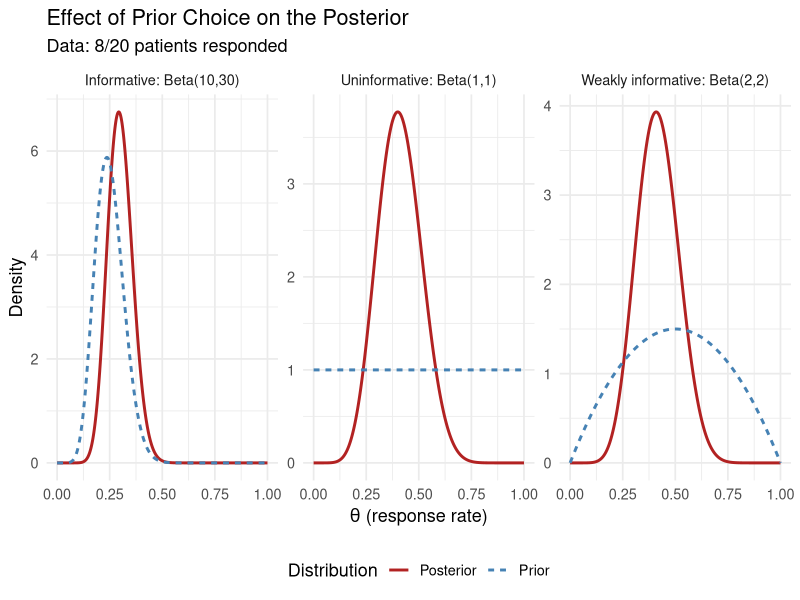
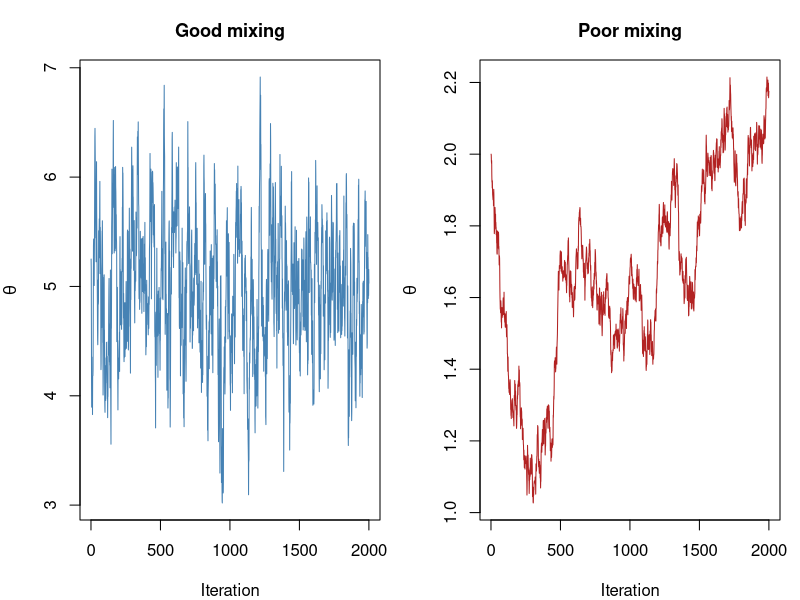
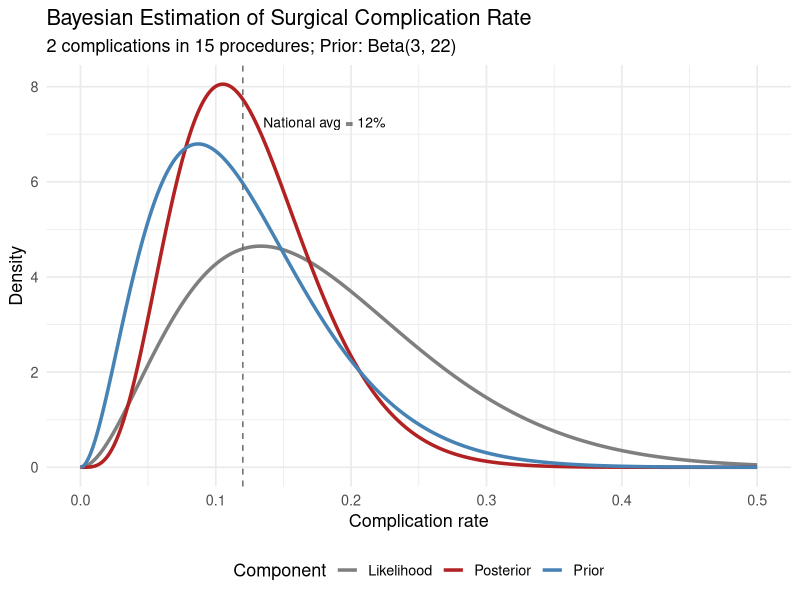
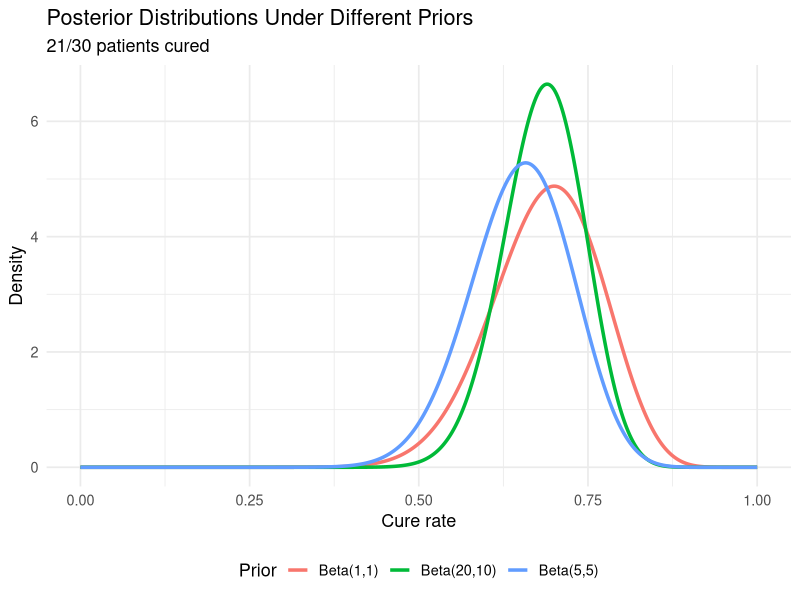

Reproduce these figures in R, in order.
## ---- chunk 1
#| include: false
library(tidyverse)
library(knitr)
## ---- chunk 2
#| label: fig-beta-priors
#| fig-cap: "Three Beta priors and their posteriors after observing 8 responses in 20 patients."
#| fig-width: 10
#| fig-height: 5

library(tidyverse)

# Observed data: 8 successes out of 20 trials
y <- 8; n <- 20

# Define three priors
priors <- tibble(
  prior_name = c("Uninformative: Beta(1,1)",
                 "Weakly informative: Beta(2,2)",
                 "Informative: Beta(10,30)"),
  alpha0 = c(1, 2, 10),
  beta0  = c(1, 2, 30)
)

theta <- seq(0, 1, length.out = 500)

# Build plotting data
plot_data <- priors %>%
  rowwise() %>%
  reframe(
    prior_name = prior_name,
    theta = theta,
    Prior     = dbeta(theta, alpha0, beta0),
    Posterior = dbeta(theta, alpha0 + y, beta0 + n - y)
  ) %>%
  pivot_longer(cols = c(Prior, Posterior),
               names_to = "Distribution", values_to = "Density")

ggplot(plot_data, aes(x = theta, y = Density, colour = Distribution,
                       linetype = Distribution)) +
  geom_line(linewidth = 1) +
  facet_wrap(~ prior_name, scales = "free_y") +
  scale_colour_manual(values = c("Prior" = "steelblue", "Posterior" = "firebrick")) +
  labs(x = expression(theta ~ "(response rate)"),
       y = "Density",
       title = "Effect of Prior Choice on the Posterior",
       subtitle = "Data: 8/20 patients responded") +
  theme_minimal(base_size = 13) +
  theme(legend.position = "bottom")
## ---- chunk 3
#| label: credible-interval-demo

# Posterior from weakly informative prior Beta(2,2) + data (8/20)
alpha_post <- 2 + 8
beta_post  <- 2 + 12

# 95% credible interval (equal-tailed)
ci_95 <- qbeta(c(0.025, 0.975), alpha_post, beta_post)
cat("Posterior mean:", alpha_post / (alpha_post + beta_post), "\n")
cat("95% credible interval:", round(ci_95, 3), "\n")

# Probability that response rate exceeds 30%
prob_gt_30 <- 1 - pbeta(0.30, alpha_post, beta_post)
cat("P(theta > 0.30 | data):", round(prob_gt_30, 3), "\n")
## ---- chunk 4
#| label: fig-mcmc-demo
#| fig-cap: "Simulated MCMC trace plots: a well-behaved chain (left) and a poorly-mixing chain (right)."
#| fig-width: 10
#| fig-height: 4

set.seed(42)

# Simulate a well-behaved chain (approximately normal draws)
good_chain <- cumsum(rnorm(2000, 0, 0.1)) * 0
good_chain[1] <- rnorm(1, 5, 1)
for (i in 2:2000) {
  good_chain[i] <- good_chain[i-1] + rnorm(1, 0, 0.3)
  # Metropolis-like: pull toward mean of 5
  good_chain[i] <- good_chain[i] + 0.1 * (5 - good_chain[i])
}

# Simulate a poorly-mixing chain (high autocorrelation)
bad_chain <- numeric(2000)
bad_chain[1] <- 2
for (i in 2:2000) {
  bad_chain[i] <- bad_chain[i-1] + rnorm(1, 0, 0.02)
}

par(mfrow = c(1, 2), mar = c(4, 4, 3, 1))
plot(good_chain, type = "l", col = "steelblue",
     main = "Good mixing", xlab = "Iteration", ylab = expression(theta),
     cex.main = 1.1)
plot(bad_chain, type = "l", col = "firebrick",
     main = "Poor mixing", xlab = "Iteration", ylab = expression(theta),
     cex.main = 1.1)
## ---- chunk 5
#| label: fig-surgical-posterior
#| fig-cap: "Posterior distribution for the complication rate of a new surgical procedure."
#| fig-width: 8
#| fig-height: 5

# Data
y <- 2   # complications
n <- 15  # procedures

# Prior: weakly informative, centred near the national average of 12%
# Beta(3, 22) has mean 3/25 = 0.12 and is moderately concentrated
alpha_prior <- 3
beta_prior  <- 22

# Posterior
alpha_post <- alpha_prior + y
beta_post  <- beta_prior + n - y

theta <- seq(0, 0.5, length.out = 500)

plot_df <- tibble(
  theta = theta,
  Prior     = dbeta(theta, alpha_prior, beta_prior),
  Likelihood = dbeta(theta, y + 1, n - y + 1),  # normalised for visualisation
  Posterior = dbeta(theta, alpha_post, beta_post)
) %>%
  pivot_longer(-theta, names_to = "Component", values_to = "Density")

ggplot(plot_df, aes(x = theta, y = Density, colour = Component)) +
  geom_line(linewidth = 1.2) +
  scale_colour_manual(values = c("Prior" = "steelblue",
                                  "Likelihood" = "grey50",
                                  "Posterior" = "firebrick")) +
  labs(x = "Complication rate",
       y = "Density",
       title = "Bayesian Estimation of Surgical Complication Rate",
       subtitle = "2 complications in 15 procedures; Prior: Beta(3, 22)") +
  geom_vline(xintercept = 0.12, linetype = "dashed", colour = "grey40") +
  annotate("text", x = 0.135, y = max(dbeta(theta, alpha_post, beta_post)) * 0.9,
           label = "National avg = 12%", size = 3.5, hjust = 0) +
  theme_minimal(base_size = 13) +
  theme(legend.position = "bottom")

# Posterior summaries
cat("Posterior mean:", round(alpha_post / (alpha_post + beta_post), 3), "\n")
cat("95% credible interval:",
    round(qbeta(c(0.025, 0.975), alpha_post, beta_post), 3), "\n")
cat("P(rate > 0.20 | data):",
    round(1 - pbeta(0.20, alpha_post, beta_post), 3), "\n")
## ---- chunk 6
#| label: exercise-1-solution
#| code-fold: true
#| code-summary: "Show solution"

# Part (a): Mammogram
sens_mammo <- 0.90
spec_mammo <- 0.92
prevalence <- 0.02

post_mammo <- (sens_mammo * prevalence) /
  (sens_mammo * prevalence + (1 - spec_mammo) * (1 - prevalence))
cat("P(cancer | positive mammogram):", round(post_mammo, 4), "\n")

# Part (b): Ultrasound, using posterior from (a) as new prior
sens_us <- 0.95
spec_us <- 0.85
prior_us <- post_mammo

post_us <- (sens_us * prior_us) /
  (sens_us * prior_us + (1 - spec_us) * (1 - prior_us))
cat("P(cancer | positive mammogram AND positive ultrasound):",
    round(post_us, 4), "\n")
## ---- chunk 7
#| label: exercise-2-solution
#| code-fold: true
#| code-summary: "Show solution"
#| fig-width: 8
#| fig-height: 5

y <- 21; n <- 30
priors <- list(
  list(name = "Beta(1,1)", a = 1, b = 1),
  list(name = "Beta(5,5)", a = 5, b = 5),
  list(name = "Beta(20,10)", a = 20, b = 10)
)

theta <- seq(0, 1, length.out = 500)
plot_df <- tibble()

for (p in priors) {
  a_post <- p$a + y
  b_post <- p$b + n - y
  ci <- qbeta(c(0.025, 0.975), a_post, b_post)
  cat(sprintf("%s -> Posterior mean: %.3f, 95%% CI: [%.3f, %.3f]\n",
              p$name, a_post / (a_post + b_post), ci[1], ci[2]))
  plot_df <- bind_rows(plot_df,
    tibble(theta = theta, Density = dbeta(theta, a_post, b_post),
           Prior = p$name))
}

ggplot(plot_df, aes(x = theta, y = Density, colour = Prior)) +
  geom_line(linewidth = 1.2) +
  labs(x = "Cure rate", y = "Density",
       title = "Posterior Distributions Under Different Priors",
       subtitle = "21/30 patients cured") +
  theme_minimal(base_size = 13) +
  theme(legend.position = "bottom")
